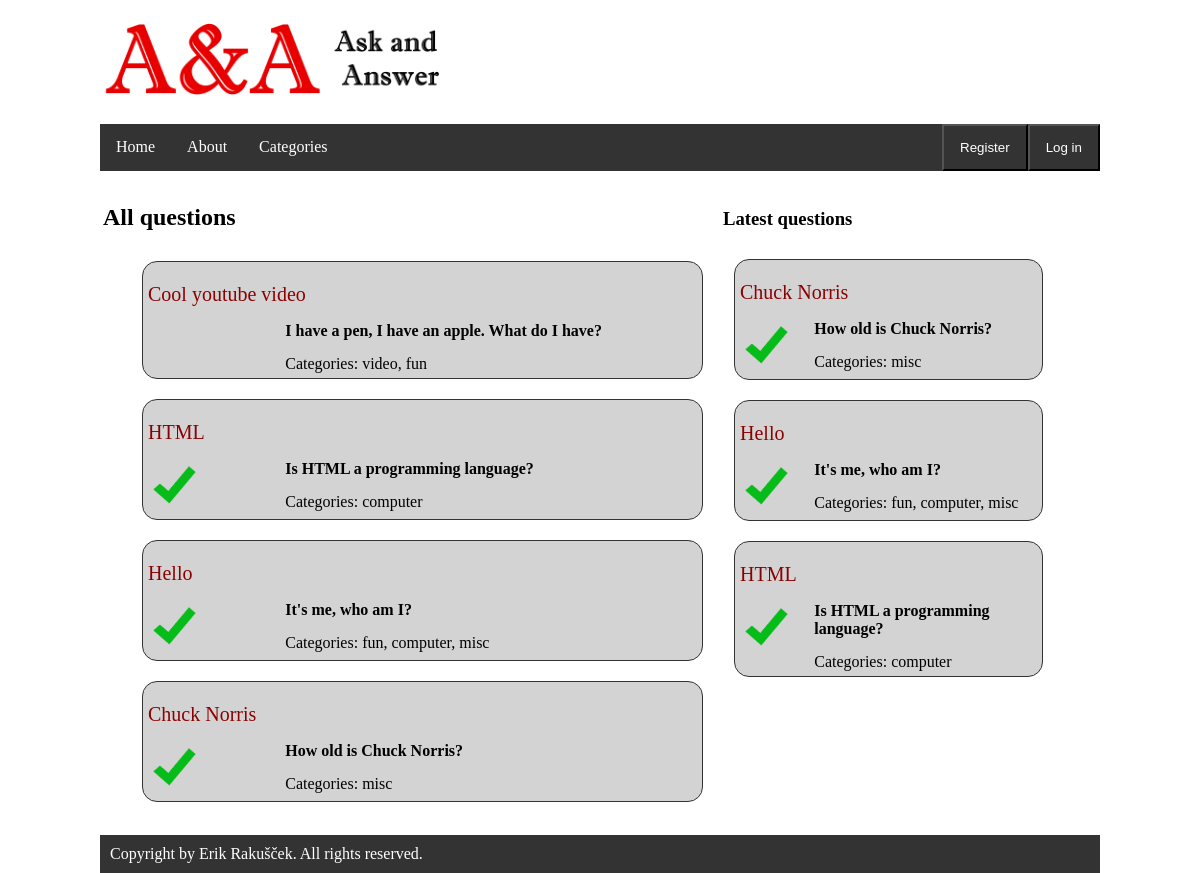
The page /AA/ on the database as committed earlier.
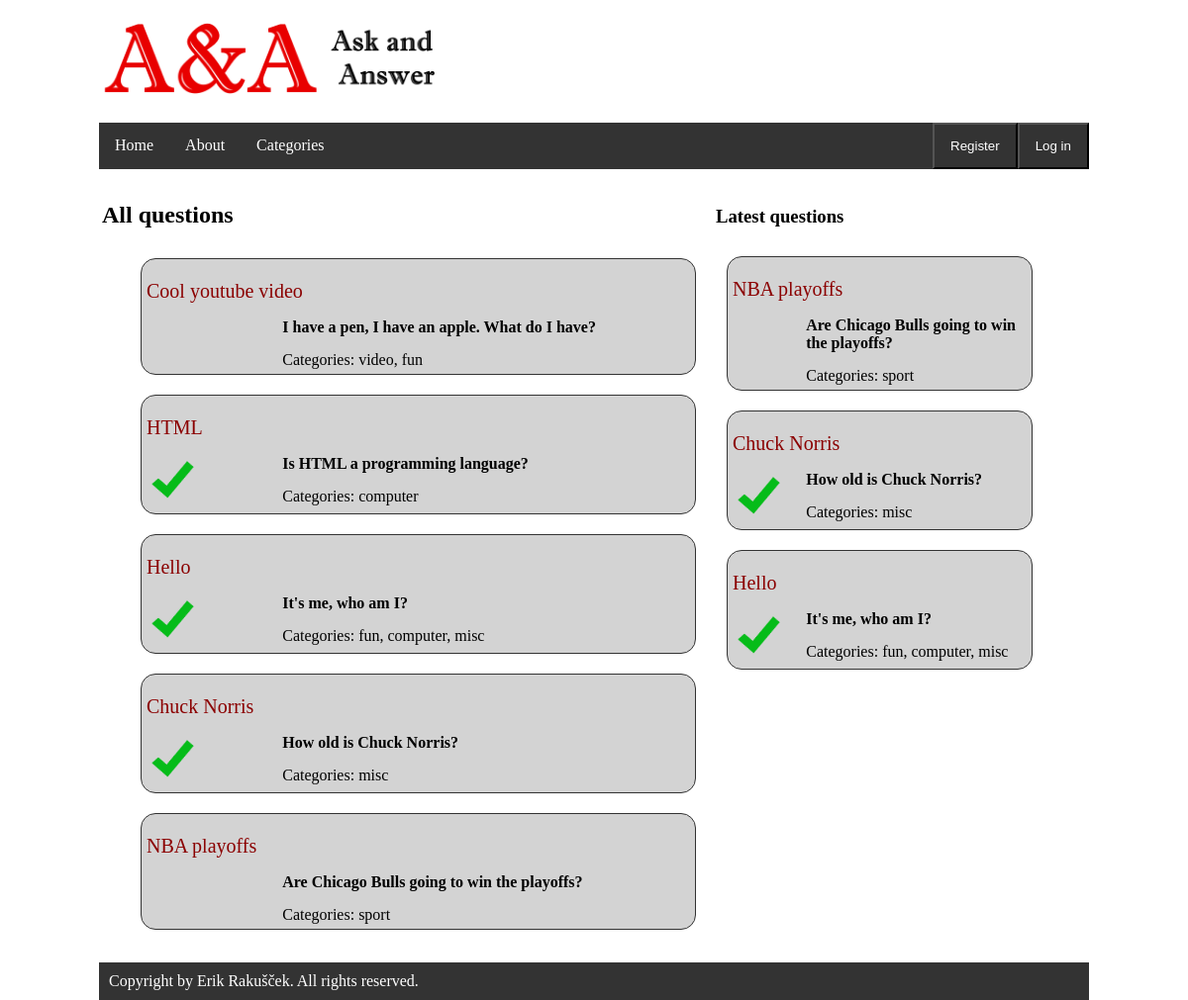
The same page on the database as committed later.
### AA/models.py (models this page shows, shortened)
class Question(models.Model):
    questionID = models.AutoField(primary_key=True)
    title = models.CharField(max_length=200)
    body = models.CharField(max_length=1000)
    time = models.DateTimeField(default=datetime.now)
    categories = models.CharField(max_length=500)
    answered = models.IntegerField(default=0)
    username = models.ForeignKey(User, on_delete=models.SET_NULL, null=True)
    def is_recent(self):
        if self.time + timedelta(hours=2) >= timezone.now():
            return True
        return False

### AA/views.py (the view)
def index(request):
    all_questions = Question.objects.all()
    all_questions_time = all_questions.order_by('-time')[:3]
    context = {
        'all_questions': all_questions,
        'all_questions_time': all_questions_time,
    }
    return render(request, 'home.html', context)

### AA/templates/home.html (shortened to what this page needs)
{% extends "base.html" %}
{% load static %}
{% block css_import %}
	<link rel="stylesheet" type="text/css" href="{% static 'home/styleHome.css' %}">
{% endblock %}
{% block left_column %}
	<h2>All questions</h2>
		{% if all_questions %}
			{% for question in all_questions %}
				<div class="questionWithAnswer">
					<p><a href="{% url 'question' question.questionID %}"><span class="questionTitle">{{ question.title }}</span></a>
					</p>
					{% if question.answered == 1 %}
						<div class="answeredIcon"><img src="{% static 'answered.png' %}" alt="answered" style="width:50px; height:50px;"></div>
					{% endif %}
					<div class="question">
						<b>{{ question.body }}</b>
						<div class="categories">Categories: {{ question.categories }}</div>
					</div>
				</div>
			{% endfor %}
		{% else %}
			<h3>No questions yet in the database.</h3>
		{% endif %}
{% endblock %}
{% block right_column %}
	<h3><p>Latest questions</p></h3>
		{% if all_questions_time %}
			{% for question in all_questions_time %}
				<div class="questionWithAnswer">
					<p><a href="{% url 'question' question.questionID %}"><span class="questionTitle">{{ question.title }}</span></a>
					</p>
					{% if question.answered == 1 %}
						<div class="answeredIcon"><img src="{% static 'answered.png' %}" alt="answered" style="width:50px; height:50px;"></div>
					{% endif %}
					<div class="question">
						<b>{{ question.body }}</b>
						<div class="categories">Categories: {{ question.categories }}</div>
					</div>
				</div>
			{% endfor %}
		{% else %}
			<h3>No questions yet in the database.</h3>
		{% endif %}
	</div>
{% endblock %}

Rows that differ between the two databases and show on the page:
no longer on one of the page's lists (row unchanged): Question: title "HTML", body "Is HTML a programming language?", categories "computer"
added Question: title "NBA playoffs", body "Are Chicago Bulls going to win the playoffs?", categories "sport"
